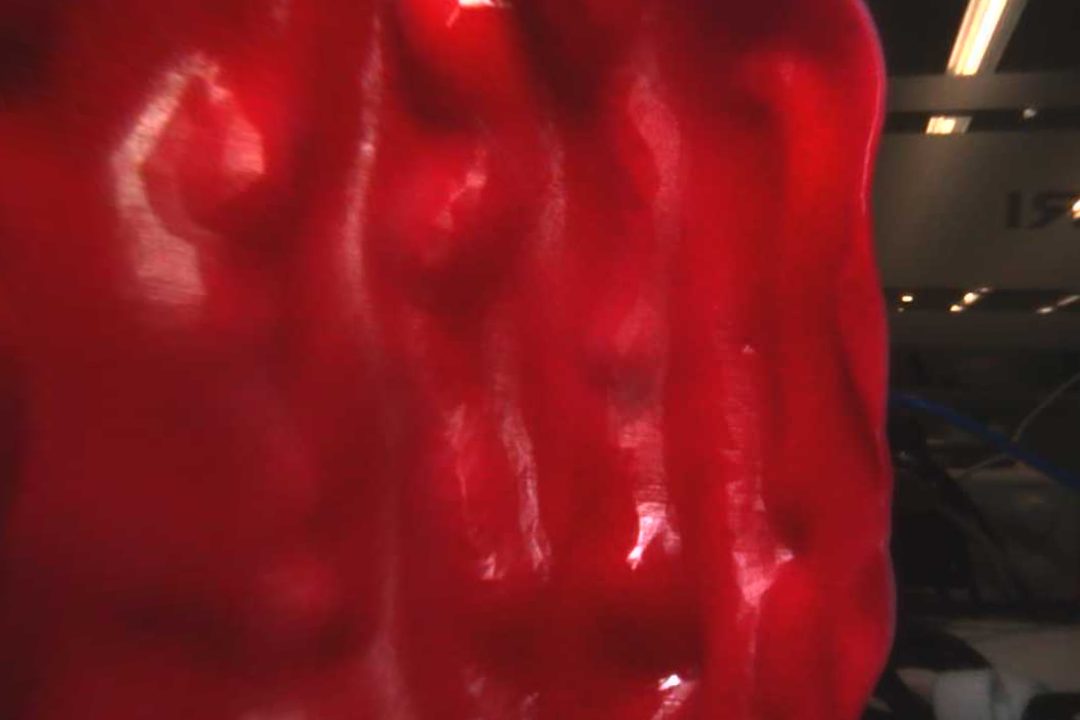
#> input picture trainingData20260818_2/Depth_anything_training/real_rgb/Photo1.png, 1080 x 720 px
$ python undistort_to_1080x720.py real_rgb/Photo1.png out
#> lines starting #> are read from the running program, lines starting #| are printed output that depends on the picture
"""Undistort Real images, then center-crop / resize to 1080x720.

Same convention as Depth-Anything training for this pack:
  und = cv2.undistort(img, K, dist, None, K)
  then force output size to 1080x720.

Default intrinsics: capsule_intrinsics.npz next to this script.
"""
from __future__ import annotations

import argparse
from pathlib import Path

import cv2
import numpy as np

HERE = Path(__file__).resolve().parent
DEFAULT_INTRINSICS = HERE / "capsule_intrinsics.npz"
TARGET_W, TARGET_H = 1080, 720
IMAGE_EXTS = {".jpg", ".jpeg", ".png", ".bmp", ".tif", ".tiff", ".webp"}


def parse_args() -> argparse.Namespace:
    p = argparse.ArgumentParser(
        description="Undistort images with capsule_intrinsics.npz, then crop/resize to 1080x720."
    )
    p.add_argument("input", type=Path, help="Input image file or directory.")
    p.add_argument(
        "output",
        type=Path,
        help="Output file (if input is a file) or output directory (if input is a directory).",
    )
    p.add_argument(
        "--intrinsics",
        type=Path,
        default=DEFAULT_INTRINSICS,
        help=f"Calibration NPZ (default: {DEFAULT_INTRINSICS.name} in this folder).",
    )
    p.add_argument(
        "--recursive",
        action="store_true",
        help="When input is a directory, also process images in subdirectories.",
    )
    p.add_argument(
        "--keep-name",
        action="store_true",
        help="Keep original filename; default directory mode writes <stem>_undist_1080x720.png",
    )
    return p.parse_args()


def load_calibration(path: Path) -> tuple[np.ndarray, np.ndarray]:
    if not path.is_file():
        raise SystemExit(f"Intrinsics not found: {path}")
    data = np.load(path)
#> (reads trainingData20260818_2/Depth_anything_training/capsule_intrinsics.npz from the repository)
    try:
        K = np.asarray(data["camera_matrix"], np.float64)
        dist = np.asarray(data["dist_coeffs"], np.float64).reshape(-1)
    except KeyError as exc:
        raise SystemExit(f"NPZ missing camera_matrix or dist_coeffs: {path}") from exc
    return K, dist


def to_1080x720(image: np.ndarray) -> np.ndarray:
    """Scale to cover 1080x720, then center crop; pad/resize if needed."""
    h, w = image.shape[:2]
    if w == TARGET_W and h == TARGET_H:
        return image

    scale = max(TARGET_W / w, TARGET_H / h)
    if abs(scale - 1.0) > 1e-6:
        new_w = max(1, int(round(w * scale)))
        new_h = max(1, int(round(h * scale)))
        interpolation = cv2.INTER_AREA if scale < 1.0 else cv2.INTER_LINEAR
        image = cv2.resize(image, (new_w, new_h), interpolation=interpolation)
        h, w = image.shape[:2]

    x0 = max(0, (w - TARGET_W) // 2)
    y0 = max(0, (h - TARGET_H) // 2)
    crop = image[y0 : y0 + TARGET_H, x0 : x0 + TARGET_W]
    if crop.shape[0] != TARGET_H or crop.shape[1] != TARGET_W:
        crop = cv2.resize(crop, (TARGET_W, TARGET_H), interpolation=cv2.INTER_AREA)
    return crop


def undistort_to_target(image: np.ndarray, K: np.ndarray, dist: np.ndarray) -> np.ndarray:
    und = cv2.undistort(image, K, dist, None, K)
    return to_1080x720(und)


def collect_images(input_path: Path, recursive: bool) -> list[Path]:
    if input_path.is_file():
        if input_path.suffix.lower() not in IMAGE_EXTS:
            raise SystemExit(f"Unsupported image type: {input_path}")
        return [input_path]
    if not input_path.is_dir():
        raise SystemExit(f"Input does not exist: {input_path}")
    paths = input_path.rglob("*") if recursive else input_path.glob("*")
    return sorted(
        p for p in paths if p.is_file() and p.suffix.lower() in IMAGE_EXTS
    )


def output_path_for(
    src: Path,
    input_root: Path,
    output_arg: Path,
    input_is_file: bool,
    keep_name: bool,
) -> Path:
    if input_is_file:
        out = output_arg
        if out.suffix == "":
            out = out / f"{src.stem}_undist_1080x720.png"
        return out

    relative = src.relative_to(input_root)
    if keep_name:
        name = relative.name
        if Path(name).suffix.lower() not in {".png", ".jpg", ".jpeg"}:
            name = f"{relative.stem}.png"
    else:
        name = f"{relative.stem}_undist_1080x720.png"
    return output_arg / relative.parent / name


def main() -> None:
    args = parse_args()
    input_path = args.input.resolve()
    output_arg = args.output.resolve()
    K, dist = load_calibration(args.intrinsics.resolve())

    images = collect_images(input_path, args.recursive)
    if not images:
        raise SystemExit(f"No images found under: {input_path}")

    input_is_file = input_path.is_file()
    input_root = input_path.parent if input_is_file else input_path
    ok, skipped = 0, 0

    print(f"intrinsics = {args.intrinsics.resolve()}")
    print(f"target size = {TARGET_W}x{TARGET_H}")
    print(f"images = {len(images)}")

    for src in images:
        img = cv2.imread(str(src), cv2.IMREAD_COLOR)
#> img is the input picture: shape (720, 1080, 3); mean B, G, R 29.4, 25.6, 124.6
        if img is None:
            print(f"skip unreadable: {src}")
            skipped += 1
            continue
        out = undistort_to_target(img, K, dist)
#> in undistort_to_target, `und = cv2.undistort(image, K, dist, None, K)`:
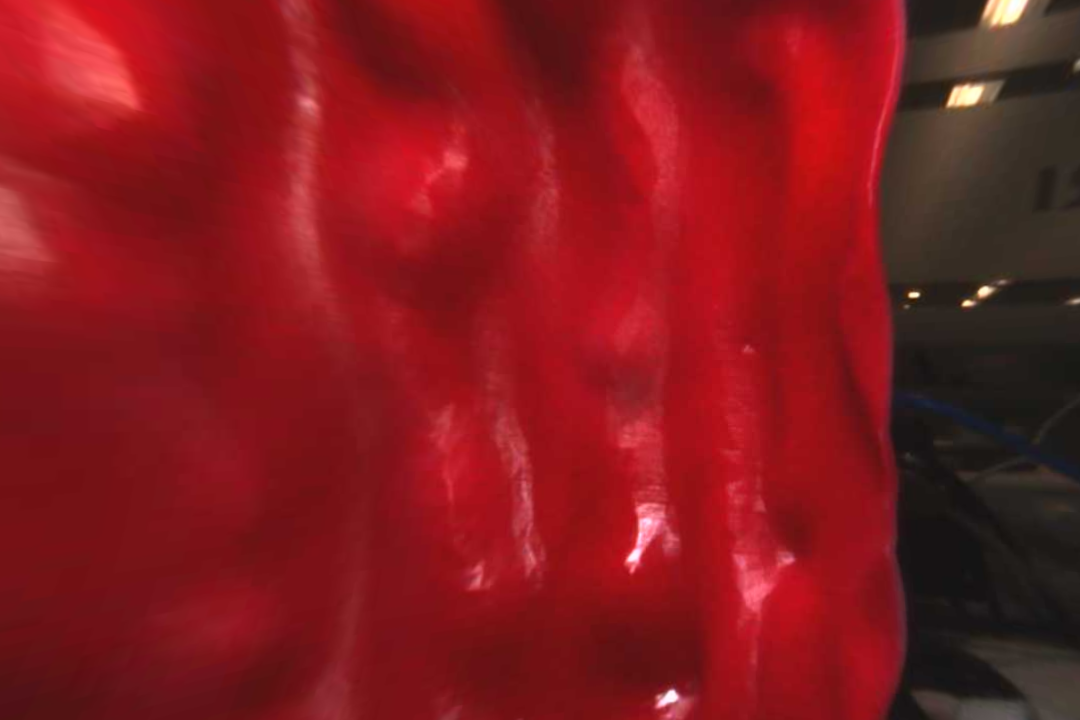
#> und: shape (720, 1080, 3); mean B, G, R 29.4, 25, 130
        dest = output_path_for(src, input_root, output_arg, input_is_file, args.keep_name)
        dest.parent.mkdir(parents=True, exist_ok=True)
        if not cv2.imwrite(str(dest), out):
            print(f"skip write failed: {dest}")
            skipped += 1
            continue
        ok += 1
        print(f"ok {src.name} -> {dest}  ({out.shape[1]}x{out.shape[0]})")
#| ok Photo1.png -> trainingData20260818_2/Depth_anything_training/out/Photo1_undist_1080x720.png  (1080x720)

    print(f"done: wrote {ok}, skipped {skipped}")


if __name__ == "__main__":
    main()
